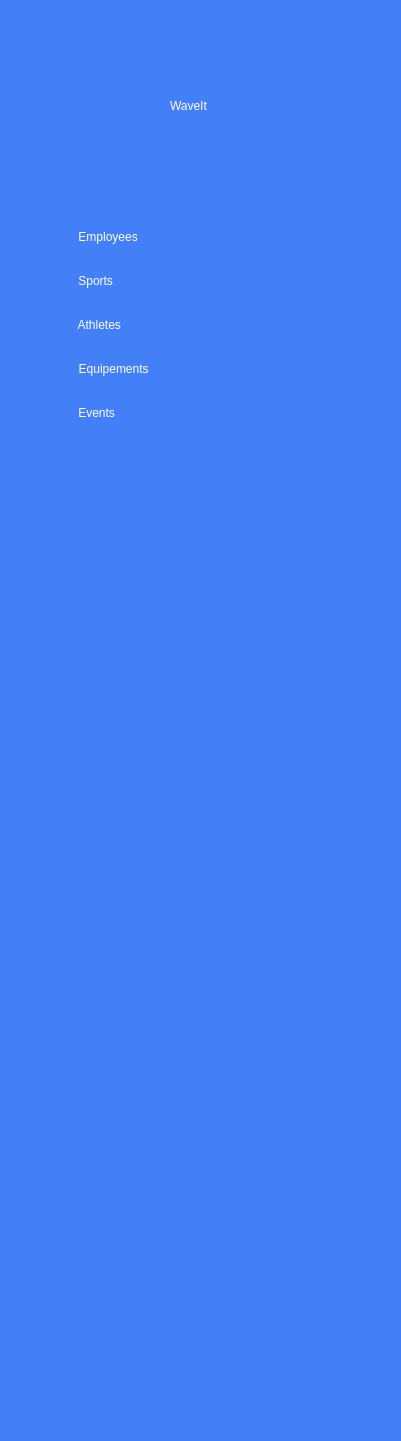
   <widget class="QGroupBox" name="groupBox">
    <property name="geometry">
     <rect>
      <x>0</x>
      <y>0</y>
      <width>401</width>
      <height>1441</height>
     </rect>
    </property>
    <property name="font">
     <font>
      <family>Poppins</family>
      <pointsize>10</pointsize>
      <weight>50</weight>
      <italic>false</italic>
      <bold>false</bold>
     </font>
    </property>
    <property name="styleSheet">
     <string notr="true">background-color:#437FF7;border-radius :5px; 
color : #fff; 
font: 10pt &quot;Poppins&quot;;</string>
    </property>
    <property name="title">
     <string/>
    </property>
    <widget class="QWidget" name="verticalLayoutWidget_2">
     <property name="geometry">
      <rect>
       <x>0</x>
       <y>230</y>
       <width>1283</width>
       <height>1356</height>
      </rect>
     </property>
     <layout class="QVBoxLayout" name="verticalLayout_6">
      <property name="spacing">
       <number>30</number>
      </property>
      <property name="leftMargin">
       <number>65</number>
      </property>
      <item>
       <widget class="QPushButton" name="pushButton_8">
        <property name="sizePolicy">
         <sizepolicy hsizetype="Fixed" vsizetype="Fixed">
          <horstretch>0</horstretch>
          <verstretch>0</verstretch>
         </sizepolicy>
        </property>
        <property name="layoutDirection">
         <enum>Qt::LeftToRight</enum>
        </property>
        <property name="text">
         <string>    Employees</string>
        </property>
        <property name="icon">
         <iconset>
          <normaloff>:/img/img/ic_staff.svg</normaloff>:/img/img/ic_staff.svg</iconset>
        </property>
        <property name="iconSize">
         <size>
          <width>30</width>
          <height>30</height>
         </size>
        </property>
        <property name="autoRepeat">
         <bool>false</bool>
        </property>
        <property name="autoExclusive">
         <bool>false</bool>
        </property>
        <property name="autoDefault">
         <bool>false</bool>
        </property>
       </widget>
      </item>
      <item>
       <widget class="QPushButton" name="pushButton_7">
        <property name="sizePolicy">
         <sizepolicy hsizetype="Fixed" vsizetype="Fixed">
          <horstretch>0</horstretch>
          <verstretch>0</verstretch>
         </sizepolicy>
        </property>
        <property name="text">
         <string>    Sports</string>
        </property>
        <property name="icon">
         <iconset>
          <normaloff>:/img/img/ic_sports.svg</normaloff>:/img/img/ic_sports.svg</iconset>
        </property>
        <property name="iconSize">
         <size>
          <width>30</width>
          <height>30</height>
         </size>
        </property>
       </widget>
      </item>
      <item>
       <widget class="QPushButton" name="pushButton_6">
        <property name="sizePolicy">
         <sizepolicy hsizetype="Fixed" vsizetype="Fixed">
          <horstretch>0</horstretch>
          <verstretch>0</verstretch>
         </sizepolicy>
        </property>
        <property name="text">
         <string>    Athletes</string>
        </property>
        <property name="icon">
         <iconset>
          <normaloff>:/img/img/ic_sportifs.svg</normaloff>:/img/img/ic_sportifs.svg</iconset>
        </property>
        <property name="iconSize">
         <size>
          <width>30</width>
          <height>30</height>
         </size>
        </property>
       </widget>
      </item>
      <item>
       <widget class="QPushButton" name="pushButton_5">
        <property name="sizePolicy">
         <sizepolicy hsizetype="Fixed" vsizetype="Fixed">
          <horstretch>0</horstretch>
          <verstretch>0</verstretch>
         </sizepolicy>
        </property>
        <property name="text">
         <string>    Equipements</string>
        </property>
        <property name="icon">
         <iconset>
          <normaloff>:/img/img/ic_equipements.png</normaloff>:/img/img/ic_equipements.png</iconset>
        </property>
        <property name="iconSize">
         <size>
          <width>30</width>
          <height>30</height>
         </size>
        </property>
       </widget>
      </item>
      <item>
       <widget class="QPushButton" name="pushButton_2">
        <property name="sizePolicy">
         <sizepolicy hsizetype="Fixed" vsizetype="Fixed">
          <horstretch>0</horstretch>
          <verstretch>0</verstretch>
         </sizepolicy>
        </property>
        <property name="text">
         <string>    Events</string>
        </property>
        <property name="icon">
         <iconset>
          <normaloff>:/img/img/ic_events.svg</normaloff>:/img/img/ic_events.svg</iconset>
        </property>
        <property name="iconSize">
         <size>
          <width>30</width>
          <height>30</height>
         </size>
        </property>
       </widget>
      </item>
      <item>
       <spacer name="verticalSpacer">
        <property name="orientation">
         <enum>Qt::Vertical</enum>
        </property>
        <property name="sizeHint" stdset="0">
         <size>
          <width>20</width>
          <height>40</height>
         </size>
        </property>
       </spacer>
      </item>
     </layout>
    </widget>
    <widget class="QLabel" name="label_9">
     <property name="geometry">
      <rect>
       <x>170</x>
       <y>80</y>
       <width>191</width>
       <height>51</height>
      </rect>
     </property>
     <property name="styleSheet">
      <string notr="true">font: 24pt &quot;MV Boli&quot;;</string>
     </property>
     <property name="text">
      <string>WaveIt</string>
     </property>
    </widget>
    <widget class="QLabel" name="label_8">
     <property name="geometry">
      <rect>
       <x>40</x>
       <y>50</y>
       <width>111</width>
       <height>111</height>
      </rect>
     </property>
     <property name="styleSheet">
      <string notr="true">image :url(:/img/img/logo.png)</string>
     </property>
     <property name="text">
      <string/>
     </property>
    </widget>
   </widget>
